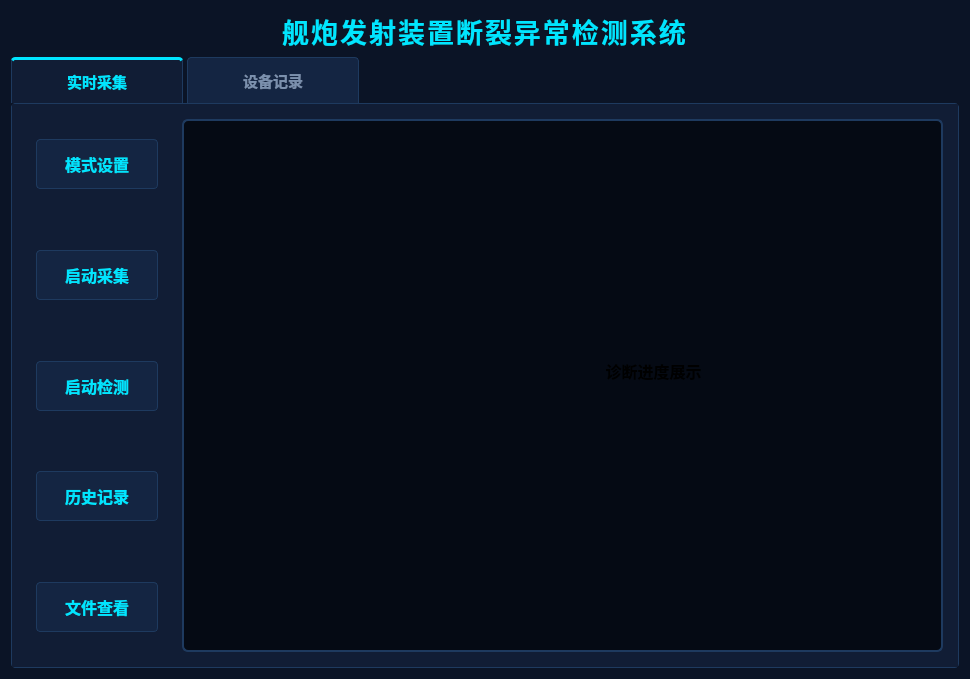
<?xml version="1.0" encoding="UTF-8"?>
<ui version="4.0">
 <class>F_window</class>
 <widget class="QDialog" name="F_window">
  <property name="geometry">
   <rect>
    <x>0</x>
    <y>0</y>
    <width>970</width>
    <height>679</height>
   </rect>
  </property>
  <property name="windowTitle">
   <string>Dialog</string>
  </property>
  <property name="styleSheet">
   <string notr="true">
/* ================= 全局基础样式 ================= */
QWidget#F_window { background-color: #0b1426; }

QLabel#label_title {
    color: #00e5ff;
    background-color: transparent;
    letter-spacing: 2px;
}

/* ================= 选项卡样式 ================= */
QTabWidget::pane {
    border: 1px solid #1e3a5f;
    background-color: #111d35;
    border-radius: 4px;
}

QTabBar::tab {
    background: #142542;
    color: #7b90ad;
    padding: 10px 25px;
    margin-right: 4px;
    border: 1px solid #1e3a5f;
    border-bottom: none;
    border-top-left-radius: 4px;
    border-top-right-radius: 4px;
    min-width: 120px;
    font-size: 11pt; /* 调整后的字体大小 */
    font-weight: bold;
}

QTabBar::tab:selected {
    background: #111d35;
    color: #00e5ff;
    border-top: 3px solid #00e5ff;
}

QTabBar::tab:hover:!selected {
    background: #1a3359;
    color: #ffffff;
}

QWidget#tab_realtime, QWidget#tab_records, QWidget#tab_diagnosis {
    background-color: #111d35;
}

/* ================= 左侧功能按钮样式 ================= */
QPushButton {
    background-color: #142542;
    color: #00e5ff;
    border: 1px solid #1e3a5f;
    border-radius: 4px;
    padding: 12px;
    font-family: &quot;Microsoft YaHei&quot;;
    font-size: 16px;
    font-weight: bold;
}

QPushButton:hover { background-color: #1a3359; border: 1px solid #00e5ff; }
QPushButton:pressed { background-color: #00e5ff; color: #0b1426; }

/* ================= 右侧显示大屏样式 (仅保留前两页的) ================= */
QFrame#frame_display_6, QFrame#frame_display_records {
    background-color: #050a14;
    border: 2px solid #1e3a5f;
    border-radius: 6px;
}

/* ================= 第三页：智能诊断专项样式 ================= */
/* 大圆盘底座 */
QFrame#frame_dial {
    background-color: #050a14;
    border: 4px solid #1e3a5f;
    border-radius: 80px; /* 宽度160的一半，形成完美的圆 */
}

/* 状态小显示屏 (窄矩形) */
QLabel#label_diag_status {
    background-color: #050a14;
    border: 2px solid #1e3a5f;
    border-radius: 4px;
    color: #3b5070; /* 暗暗的初始颜色 */
}
   </string>
  </property>
  <layout class="QVBoxLayout" name="verticalLayout">
   <item>
    <widget class="QLabel" name="label_title">
     <property name="font">
      <font>
       <family>华文仿宋</family>
       <pointsize>20</pointsize>
       <weight>75</weight>
       <italic>false</italic>
       <bold>true</bold>
      </font>
     </property>
     <property name="styleSheet">
      <string notr="true">font: bold 20pt &quot;华文仿宋&quot;;</string>
     </property>
     <property name="text">
      <string>舰炮发射装置断裂异常检测系统</string>
     </property>
     <property name="alignment">
      <set>Qt::AlignCenter</set>
     </property>
    </widget>
   </item>
   <item>
    <widget class="QTabWidget" name="F_window3">
     <property name="font">
      <font>
       <family>华文仿宋</family>
       <pointsize>12</pointsize>
       <weight>75</weight>
       <italic>false</italic>
       <bold>true</bold>
      </font>
     </property>
     <property name="styleSheet">
      <string notr="true">font: bold 12pt &quot;华文仿宋&quot;;</string>
     </property>
     <property name="currentIndex">
      <number>0</number>
     </property>
     <widget class="QWidget" name="tab_realtime">
      <attribute name="title">
       <string>实时采集</string>
      </attribute>
      <layout class="QHBoxLayout" name="horizontalLayout_realtime_6">
       <property name="spacing">
        <number>15</number>
       </property>
       <property name="leftMargin">
        <number>15</number>
       </property>
       <property name="topMargin">
        <number>15</number>
       </property>
       <property name="rightMargin">
        <number>15</number>
       </property>
       <property name="bottomMargin">
        <number>15</number>
       </property>
       <item>
        <widget class="QFrame" name="frame_buttons">
         <property name="minimumSize">
          <size>
           <width>140</width>
           <height>0</height>
          </size>
         </property>
         <property name="maximumSize">
          <size>
           <width>140</width>
           <height>16777215</height>
          </size>
         </property>
         <layout class="QVBoxLayout" name="verticalLayout_buttons_6">
          <property name="spacing">
           <number>20</number>
          </property>
          <property name="topMargin">
           <number>20</number>
          </property>
          <property name="bottomMargin">
           <number>20</number>
          </property>
          <item>
           <widget class="QPushButton" name="CJ_F1">
            <property name="styleSheet">
             <string notr="true">/* ========================================= */
/* 当按钮被选中时（高亮状态） */
/* ========================================= */
QPushButton:checked {
    background-color: #00e5ff; /* 亮青色底色 */
    color: #050a14;            /* 深色文字，对比更明显 */
    border: 2px solid #00e5ff; /* 边框也变成亮青色 */
    font-weight: bold;         /* 字体加粗 */
}</string>
            </property>
            <property name="text">
             <string>模式设置</string>
            </property>
            <property name="checkable">
             <bool>true</bool>
            </property>
            <property name="autoExclusive">
             <bool>true</bool>
            </property>
           </widget>
          </item>
          <item>
           <spacer name="verticalSpacer_21">
            <property name="orientation">
             <enum>Qt::Vertical</enum>
            </property>
            <property name="sizeHint" stdset="0">
             <size>
              <width>20</width>
              <height>40</height>
             </size>
            </property>
           </spacer>
          </item>
          <item>
           <widget class="QPushButton" name="CJ_F2">
            <property name="styleSheet">
             <string notr="true">QPushButton:checked {
    background-color: #00e5ff; 
    color: #050a14;            
    border: 2px solid #00e5ff; 
    font-weight: bold;         
}</string>
            </property>
            <property name="text">
             <string>启动采集</string>
            </property>
            <property name="checkable">
             <bool>true</bool>
            </property>
            <property name="autoExclusive">
             <bool>true</bool>
            </property>
           </widget>
          </item>
          <item>
           <spacer name="verticalSpacer_22">
            <property name="orientation">
             <enum>Qt::Vertical</enum>
            </property>
            <property name="sizeHint" stdset="0">
             <size>
              <width>20</width>
              <height>40</height>
             </size>
            </property>
           </spacer>
          </item>
          <item>
           <widget class="QPushButton" name="CJ_F5">
            <property name="styleSheet">
             <string notr="true">QPushButton:checked {
    background-color: #00e5ff; 
    color: #050a14;            
    border: 2px solid #00e5ff; 
    font-weight: bold;         
}</string>
            </property>
            <property name="text">
             <string>启动检测</string>
            </property>
            <property name="checkable">
             <bool>true</bool>
            </property>
            <property name="autoExclusive">
             <bool>true</bool>
            </property>
           </widget>
          </item>
          <item>
           <spacer name="verticalSpacer_23">
            <property name="orientation">
             <enum>Qt::Vertical</enum>
            </property>
            <property name="sizeHint" stdset="0">
             <size>
              <width>20</width>
              <height>40</height>
             </size>
            </property>
           </spacer>
          </item>
          <item>
           <widget class="QPushButton" name="CJ_F3">
            <property name="styleSheet">
             <string notr="true">QPushButton:checked {
    background-color: #00e5ff; 
    color: #050a14;            
    border: 2px solid #00e5ff; 
    font-weight: bold;         
}</string>
            </property>
            <property name="text">
             <string>历史记录</string>
            </property>
            <property name="checkable">
             <bool>true</bool>
            </property>
            <property name="autoExclusive">
             <bool>true</bool>
            </property>
           </widget>
          </item>
          <item>
           <spacer name="verticalSpacer_24">
            <property name="orientation">
             <enum>Qt::Vertical</enum>
            </property>
            <property name="sizeHint" stdset="0">
             <size>
              <width>20</width>
              <height>40</height>
             </size>
            </property>
           </spacer>
          </item>
          <item>
           <widget class="QPushButton" name="CJ_F4">
            <property name="styleSheet">
             <string notr="true">QPushButton:checked {
    background-color: #00e5ff; 
    color: #050a14;            
    border: 2px solid #00e5ff; 
    font-weight: bold;         
}</string>
            </property>
            <property name="text">
             <string>文件查看</string>
            </property>
            <property name="checkable">
             <bool>true</bool>
            </property>
            <property name="autoExclusive">
             <bool>true</bool>
            </property>
           </widget>
          </item>
         </layout>
        </widget>
       </item>
       <item>
        <widget class="QFrame" name="frame_display_6">
         <property name="frameShape">
          <enum>QFrame::StyledPanel</enum>
         </property>
         <layout class="QVBoxLayout" name="verticalLayout_display_6">
          <item>
           <widget class="QCustomPlot" name="SJ_screen_6" native="true">
            <widget class="QWidget" name="layoutWidget_6">
             <property name="geometry">
              <rect>
               <x>30</x>
               <y>160</y>
               <width>661</width>
               <height>162</height>
              </rect>
             </property>
             <layout class="QHBoxLayout" name="horizontalLayout_diag_top_8">
              <property name="spacing">
               <number>40</number>
              </property>
              <item>
               <widget class="QFrame" name="frame_dial_f">
                <property name="minimumSize">
                 <size>
                  <width>160</width>
                  <height>160</height>
                 </size>
                </property>
                <property name="maximumSize">
                 <size>
                  <width>160</width>
                  <height>160</height>
                 </size>
                </property>
               </widget>
              </item>
              <item>
               <widget class="QLabel" name="label_diag_status_f">
                <property name="minimumSize">
                 <size>
                  <width>280</width>
                  <height>60</height>
                 </size>
                </property>
                <property name="maximumSize">
                 <size>
                  <width>16777215</width>
                  <height>60</height>
                 </size>
                </property>
                <property name="font">
                 <font>
                  <family>华文仿宋</family>
                  <pointsize>12</pointsize>
                  <weight>75</weight>
                  <italic>false</italic>
                  <bold>true</bold>
                 </font>
                </property>
                <property name="text">
                 <string>诊断进度展示</string>
                </property>
                <property name="alignment">
                 <set>Qt::AlignCenter</set>
                </property>
               </widget>
              </item>
             </layout>
            </widget>
           </widget>
          </item>
         </layout>
        </widget>
       </item>
      </layout>
     </widget>
     <widget class="QWidget" name="tab_records">
      <attribute name="title">
       <string>设备记录</string>
      </attribute>
      <layout class="QHBoxLayout" name="horizontalLayout_records_6">
       <property name="spacing">
        <number>15</number>
       </property>
       <property name="leftMargin">
        <number>15</number>
       </property>
       <property name="topMargin">
        <number>15</number>
       </property>
       <property name="rightMargin">
        <number>15</number>
       </property>
       <property name="bottomMargin">
        <number>15</number>
       </property>
       <item>
        <widget class="QFrame" name="frame_buttons_records">
         <property name="minimumSize">
          <size>
           <width>140</width>
           <height>0</height>
          </size>
         </property>
         <property name="maximumSize">
          <size>
           <width>140</width>
           <height>16777215</height>
          </size>
         </property>
         <layout class="QVBoxLayout" name="verticalLayout_buttons_records_6">
          <property name="spacing">
           <number>20</number>
          </property>
          <property name="topMargin">
           <number>20</number>
          </property>
          <property name="bottomMargin">
           <number>20</number>
          </property>
          <item>
           <widget class="QPushButton" name="JL_F1">
            <property name="text">
             <string>模式设置</string>
            </property>
           </widget>
          </item>
          <item>
           <spacer>
            <property name="orientation">
             <enum>Qt::Vertical</enum>
            </property>
            <property name="sizeHint" stdset="0">
             <size>
              <width>0</width>
              <height>0</height>
             </size>
            </property>
           </spacer>
          </item>
          <item>
           <widget class="QPushButton" name="JL_F2">
            <property name="text">
             <string>启动存储</string>
            </property>
           </widget>
          </item>
          <item>
           <spacer>
            <property name="orientation">
             <enum>Qt::Vertical</enum>
            </property>
            <property name="sizeHint" stdset="0">
             <size>
              <width>0</width>
              <height>0</height>
             </size>
            </property>
           </spacer>
          </item>
          <item>
           <widget class="QPushButton" name="JL_F3">
            <property name="text">
             <string>文件查看</string>
            </property>
           </widget>
          </item>
          <item>
           <spacer>
            <property name="orientation">
             <enum>Qt::Vertical</enum>
            </property>
            <property name="sizeHint" stdset="0">
             <size>
              <width>0</width>
              <height>0</height>
             </size>
            </property>
           </spacer>
          </item>
          <item>
           <widget class="QPushButton" name="JL_F4">
            <property name="text">
             <string>文件删除</string>
            </property>
           </widget>
          </item>
          <item>
           <spacer>
            <property name="orientation">
             <enum>Qt::Vertical</enum>
            </property>
            <property name="sizeHint" stdset="0">
             <size>
              <width>0</width>
              <height>0</height>
             </size>
            </property>
           </spacer>
          </item>
          <item>
           <widget class="QPushButton" name="JL_F5">
            <property name="text">
             <string>文件上传</string>
            </property>
           </widget>
          </item>
         </layout>
        </widget>
       </item>
       <item>
        <widget class="QFrame" name="frame_display_records">
         <property name="frameShape">
          <enum>QFrame::StyledPanel</enum>
         </property>
         <layout class="QVBoxLayout" name="verticalLayout_display_records_6">
          <item>
           <widget class="QWidget" name="JL_screen_6" native="true"/>
          </item>
         </layout>
        </widget>
       </item>
      </layout>
     </widget>
    </widget>
   </item>
  </layout>
 </widget>
 <customwidgets>
  <customwidget>
   <class>QCustomPlot</class>
   <extends>QWidget</extends>
   <header>qcustomplot.h</header>
   <container>1</container>
  </customwidget>
 </customwidgets>
 <resources/>
 <connections/>
</ui>
